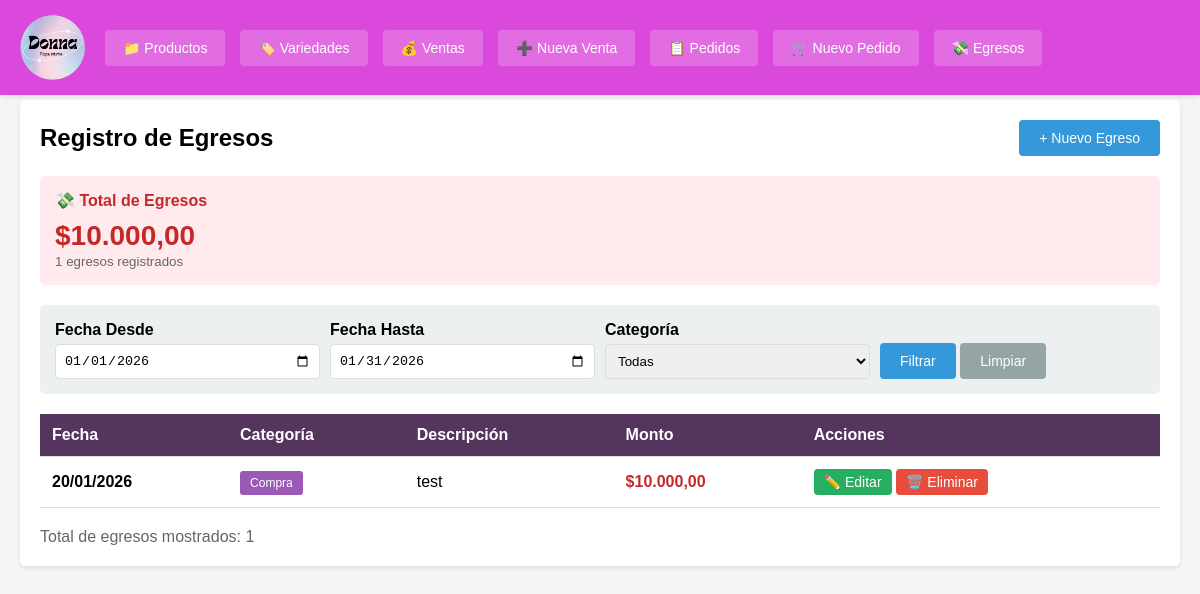
Page /index.php?c=egreso&a=index on the earlier database version.
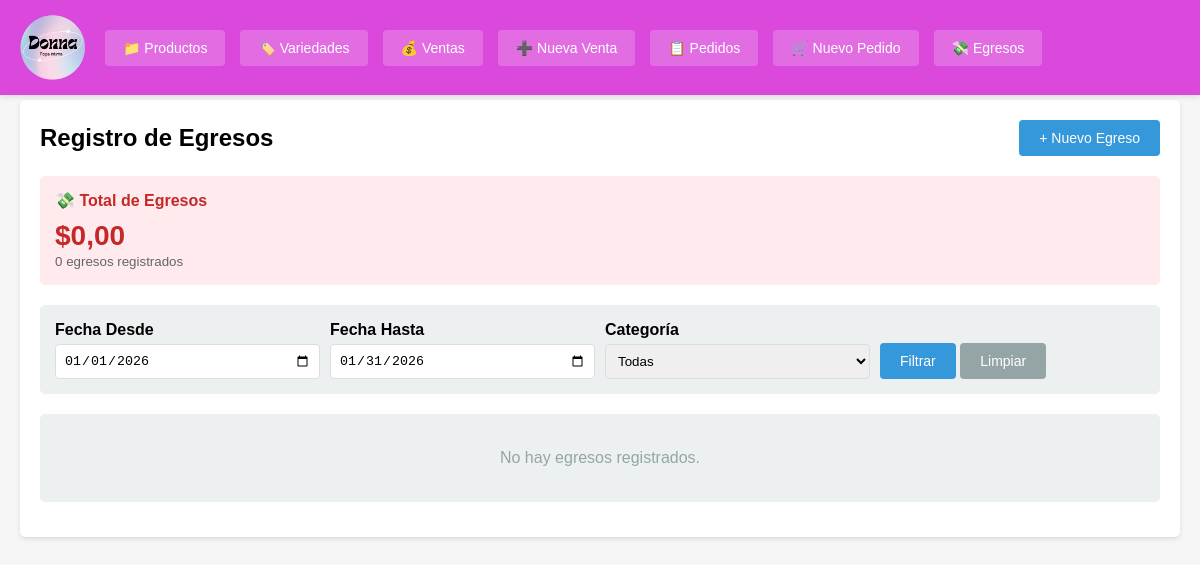
Same page on the later database version.
### tables this page shows
CREATE TABLE egresos (
                id INTEGER PRIMARY KEY AUTOINCREMENT,
                fecha DATE NOT NULL,
                monto DECIMAL(10,2) NOT NULL,
                descripcion TEXT NOT NULL,
                categoria VARCHAR(100),
                fecha_creacion DATETIME DEFAULT CURRENT_TIMESTAMP
            );

### controllers/EgresoController.php (called while the page is built, shortened)
<?php
class EgresoController {
    private $egresoModel;
    public function __construct() {
        $this->egresoModel = new Egreso();
    }
    public function index() {
        $filtros = [];
        if (empty($_GET['fecha_desde']) && empty($_GET['fecha_hasta']) && empty($_GET['categoria'])) {
            $filtros['fecha_desde'] = date('Y-m-01');
            $filtros['fecha_hasta'] = date('Y-m-t');
        }
        $egresos = $this->egresoModel->getAll($filtros);
        $total_egresos = $this->egresoModel->getTotalEgresos($filtros);
        $categorias = $this->egresoModel->getCategorias();
        $this->render('egresos/index', [
            'egresos' => $egresos,
            'total_egresos' => $total_egresos,
            'categorias' => $categorias,
            'filtros' => $filtros
        ]);
    }
    private function render($view, $data = []) {
        extract($data);
        require BASE_PATH . '/views/' . $view . '.php';
        require BASE_PATH . '/views/layout.php';
    }
}
?>

### config/database.php (called while the page is built, shortened)
<?php
class Database {
    private static $instance = null;
    private $conn;
    private function __construct() {
        try {
            $this->conn = new PDO('sqlite:' . DB_PATH);
            $this->conn->setAttribute(PDO::ATTR_ERRMODE, PDO::ERRMODE_EXCEPTION);
            $this->conn->setAttribute(PDO::ATTR_DEFAULT_FETCH_MODE, PDO::FETCH_ASSOC);
        } catch(PDOException $e) {
            die("Error de conexión: " . $e->getMessage());
        }
    }
    public static function getInstance() {
        if (self::$instance === null) {
            self::$instance = new self();
        }
        return self::$instance;
    }
    public function getConnection() {
        return $this->conn;
    }
}
?>

### models/Egreso.php (called while the page is built, shortened)
<?php
class Egreso {
    private $db;
    public function __construct() {
        $this->db = Database::getInstance()->getConnection();
    }
    public function getAll($filtros = []) {
        $sql = "SELECT * FROM egresos WHERE 1=1";
        $params = [];
        if (!empty($filtros['fecha_desde'])) {
            $sql .= " AND fecha >= ?";
            $params[] = $filtros['fecha_desde'];
        }
        if (!empty($filtros['fecha_hasta'])) {
            $sql .= " AND fecha <= ?";
            $params[] = $filtros['fecha_hasta'];
        }
        $sql .= " ORDER BY fecha DESC, fecha_creacion DESC";
        $stmt = $this->db->prepare($sql);
        $stmt->execute($params);
        return $stmt->fetchAll();
    }
    public function getTotalEgresos($filtros = []) {
        $sql = "SELECT SUM(monto) as total FROM egresos WHERE 1=1";
        $params = [];
        if (!empty($filtros['fecha_desde'])) {
            $sql .= " AND fecha >= ?";
            $params[] = $filtros['fecha_desde'];
        }
        if (!empty($filtros['fecha_hasta'])) {
            $sql .= " AND fecha <= ?";
            $params[] = $filtros['fecha_hasta'];
        }
        $stmt = $this->db->prepare($sql);
        $stmt->execute($params);
        $result = $stmt->fetch();
        return $result['total'] ?? 0;
    }
}
?>

### helpers/FormatHelper.php (called while the page is built, shortened)
<?php
class FormatHelper {
    public static function precio($valor) {
        return '$' . number_format($valor, 2, ',', '.');
    }
}
?>

### views/egresos/index.php (the view, shortened to what the changed rows need)
<div style="display: flex; justify-content: space-between; align-items: center; margin-bottom: 20px;">
    <h2>Registro de Egresos</h2>
    <a href="index.php?c=egreso&a=crear" class="btn btn-primary">+ Nuevo Egreso</a>
</div>
<div class="card" style="background: #ffebee; margin-bottom: 20px;">
    <h4 style="margin-bottom: 10px; color: #c62828;">💸 Total de Egresos</h4>
    <div style="font-size: 28px; font-weight: bold; color: #c62828;">
        <?= FormatHelper::precio($total_egresos) ?>
    </div>
    <small style="color: #666;"><?= count($egresos) ?> egresos registrados</small>
</div>
<div class="filtros">
    <form method="GET" action="index.php">
    </form>
</div>
<?php if (empty($egresos)): ?>
    <div class="card">
        <p style="text-align: center; color: #95a5a6; padding: 20px;">No hay egresos registrados.</p>
    </div>
<?php else: ?>
    <table>
        <thead>
            <tr>
                <th>Fecha</th>
                <th>Categoría</th>
                <th>Descripción</th>
                <th>Monto</th>
                <th>Acciones</th>
            </tr>
        </thead>
        <tbody>
            <?php foreach ($egresos as $egreso): ?>
                <tr>
                    <td><strong><?= date('d/m/Y', strtotime($egreso['fecha'])) ?></strong></td>
                    <td>
                        <?php if ($egreso['categoria']): ?>
                            <span class="badge" style="background: #9b59b6;">
                                <?= htmlspecialchars($egreso['categoria']) ?>
                            </span>
                        <?php else: ?>
                            <span style="color: #95a5a6;">Sin categoría</span>
                        <?php endif; ?>
                    </td>
                    <td><?= nl2br(htmlspecialchars($egreso['descripcion'])) ?></td>
                    <td><strong style="color: #c62828; font-size: 16px;"><?= FormatHelper::precio($egreso['monto']) ?></strong></td>
                    <td>
                        <a href="index.php?c=egreso&a=editar&id=<?= $egreso['id'] ?>" class="btn btn-success" style="padding: 5px 10px;">✏️ Editar</a>
                        <a href="index.php?c=egreso&a=eliminar&id=<?= $egreso['id'] ?>"
                           class="btn btn-danger"
                           style="padding: 5px 10px;"
                           onclick="return confirm('¿Eliminar este egreso?')">🗑️ Eliminar</a>
                    </td>
                </tr>
            <?php endforeach; ?>
        </tbody>
    </table>
    <div style="margin-top: 20px; color: #666;">
        Total de egresos mostrados: <?= count($egresos) ?>
    </div>
<?php endif; ?>

Differences in the rows shown:
removed egresos: fecha "20/01/2026", categoria "Compra", descripcion "test", monto "$10.000,00"
Other differences:
FormatHelper::precio($total_egresos): "$10.000,00" → "$0,00"
count($egresos): "1" → "0"
count($egresos): "1" → (not shown)
text no longer shown: "Fecha Categoría Descripción Monto Acciones Total de egresos mostrados:"
text now shown: "No hay egresos registrados."
